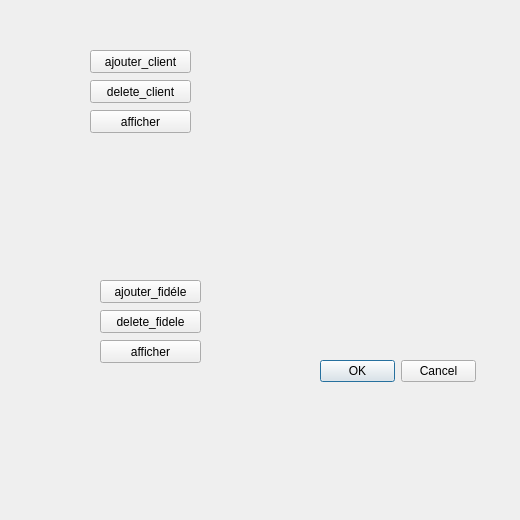
    <widget class="QWidget" name="tab_12">
     <attribute name="title">
      <string>menu</string>
     </attribute>
     <widget class="QLabel" name="label_15">
      <property name="geometry">
       <rect>
        <x>10</x>
        <y>10</y>
        <width>501</width>
        <height>501</height>
       </rect>
      </property>
      <property name="styleSheet">
       <string notr="true"> void MainWindow::createMenus()
    {
        fileMenu = menuBar()-&gt;addMenu(tr(&quot;&amp;File&quot;));
        fileMenu-&gt;addAction(newAct);
        fileMenu-&gt;addAction(openAct);
        fileMenu-&gt;addAction(saveAct);
}</string>
      </property>
      <property name="text">
       <string/>
      </property>
      <property name="pixmap">
       <pixmap>../../Desktop/interfaces/1.png</pixmap>
      </property>
     </widget>
     <widget class="QDialogButtonBox" name="buttonBox">
      <property name="geometry">
       <rect>
        <x>320</x>
        <y>360</y>
        <width>156</width>
        <height>23</height>
       </rect>
      </property>
      <property name="standardButtons">
       <set>QDialogButtonBox::Cancel|QDialogButtonBox::Ok</set>
      </property>
     </widget>
     <widget class="QPushButton" name="pushButton">
      <property name="geometry">
       <rect>
        <x>90</x>
        <y>50</y>
        <width>101</width>
        <height>23</height>
       </rect>
      </property>
      <property name="text">
       <string>ajouter_client</string>
      </property>
     </widget>
     <widget class="QPushButton" name="pushButton_2">
      <property name="geometry">
       <rect>
        <x>90</x>
        <y>80</y>
        <width>101</width>
        <height>23</height>
       </rect>
      </property>
      <property name="text">
       <string>delete_client</string>
      </property>
     </widget>
     <widget class="QLabel" name="label_31">
      <property name="geometry">
       <rect>
        <x>240</x>
        <y>40</y>
        <width>231</width>
        <height>291</height>
       </rect>
      </property>
      <property name="text">
       <string/>
      </property>
      <property name="pixmap">
       <pixmap>../../Desktop/interfaces/téléchargement.png</pixmap>
      </property>
     </widget>
     <widget class="QPushButton" name="pushButton_3">
      <property name="geometry">
       <rect>
        <x>90</x>
        <y>110</y>
        <width>101</width>
        <height>23</height>
       </rect>
      </property>
      <property name="text">
       <string>afficher</string>
      </property>
     </widget>
     <widget class="QPushButton" name="pushButton_4">
      <property name="geometry">
       <rect>
        <x>100</x>
        <y>280</y>
        <width>101</width>
        <height>23</height>
       </rect>
      </property>
      <property name="text">
       <string>ajouter_fidéle</string>
      </property>
     </widget>
     <widget class="QPushButton" name="pushButton_5">
      <property name="geometry">
       <rect>
        <x>100</x>
        <y>310</y>
        <width>101</width>
        <height>23</height>
       </rect>
      </property>
      <property name="text">
       <string>delete_fidele</string>
      </property>
     </widget>
     <widget class="QPushButton" name="pushButton_6">
      <property name="geometry">
       <rect>
        <x>100</x>
        <y>340</y>
        <width>101</width>
        <height>23</height>
       </rect>
      </property>
      <property name="text">
       <string>afficher</string>
      </property>
     </widget>
    </widget>
